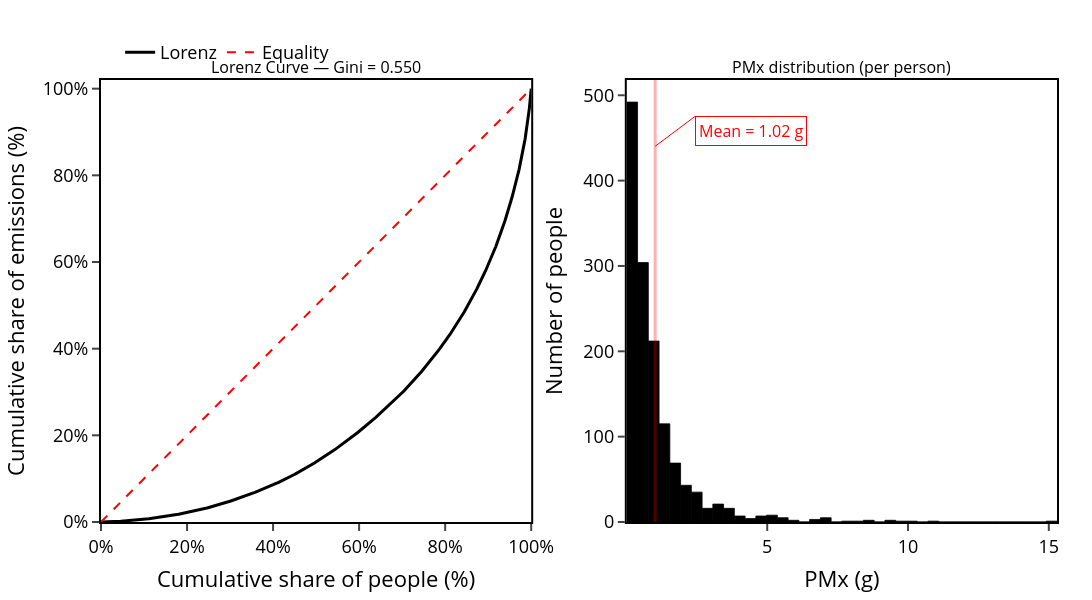

Notebook code cell kept with this figure:
### Code cell
stats = plot_lorenz_and_distribution_svg(
    csv_path="outputs_emissions_car_only/emissions_by_person_carpool_adjusted.csv",
    output_svg="outputs_emissions_car_only/lorenz_distribution_PMx.svg",
    emission_col_candidates=("PMx_abs_allocated",),
    display_name="PMx",
    unit="g",
    convert_factor=1e-3,  # e.g., mg -> g
    bins=40,
    width=1200,
    height=600,
    show=True,
    quiet_export=True,
)

print(stats)

### Figure 1 — Plotly figure (JSON) as saved in the notebook; plotly's stock layout.template omitted (floating-point values rounded to 4 significant figures; data arrays with more than 128 entries replaced by an {"elided": "..."} marker saying what was removed)
{"data": [{"line": {"color": "black", "width": 3}, "mode": "lines", "name": "Lorenz", "type": "scatter", "x": {"elided": "1375 float values"}, "xaxis": "x", "y": {"elided": "1375 float values"}, "yaxis": "y"}, {"line": {"color": "red", "dash": "dash", "width": 2}, "mode": "lines", "name": "Equality", "type": "scatter", "x": [0, 100], "xaxis": "x", "y": [0, 100], "yaxis": "y"}, {"hovertemplate": "PMx: %{x:.4g} g<br>People: %{y}<extra></extra>", "marker": {"color": "black", "line": {"color": "black", "width": 0.8}}, "showlegend": false, "type": "bar", "width": [0.3819, 0.3819, 0.3819, 0.3819, 0.3819, 0.3819, 0.3819, 0.3819, 0.3819, 0.3819, 0.3819, 0.3819, 0.3819, 0.3819, 0.3819, 0.3819, 0.3819, 0.3819, 0.3819, 0.3819, 0.3819, 0.3819, 0.3819, 0.3819, 0.3819, 0.3819, 0.3819, 0.3819, 0.3819, 0.3819, 0.3819, 0.3819, 0.3819, 0.3819, 0.3819, 0.3819, 0.3819, 0.3819, 0.3819, 0.3819], "x": [0.2043, 0.5863, 0.9682, 1.35, 1.732, 2.114, 2.496, 2.878, 3.26, 3.642, 4.024, 4.406, 4.788, 5.17, 5.551, 5.933, 6.315, 6.697, 7.079, 7.461, 7.843, 8.225, 8.607, 8.989, 9.371, 9.753, 10.13, 10.52, 10.9, 11.28, 11.66, 12.04, 12.43, 12.81, 13.19, 13.57, 13.95, 14.34, 14.72, 15.1], "xaxis": "x2", "y": [492, 304, 212, 115, 69, 43, 35, 16, 21, 16, 7, 4, 7, 8, 5, 2, 0, 3, 5, 0, 1, 1, 2, 0, 2, 1, 1, 0, 1, 0, 0, 0, 0, 0, 0, 0, 0, 0, 0, 1], "yaxis": "y2"}], "layout": {"annotations": [{"font": {"size": 16}, "showarrow": false, "text": "Lorenz Curve — Gini = 0.550", "x": 0.225, "xanchor": "center", "xref": "paper", "y": 1, "yanchor": "bottom", "yref": "paper"}, {"font": {"size": 16}, "showarrow": false, "text": "PMx distribution (per person)", "x": 0.775, "xanchor": "center", "xref": "paper", "y": 1, "yanchor": "bottom", "yref": "paper"}, {"arrowhead": 0, "ax": 40, "ay": -30, "bgcolor": "white", "bordercolor": "red", "borderpad": 3, "borderwidth": 1, "font": {"color": "red", "size": 16}, "showarrow": true, "text": "Mean = 1.02 g", "x": 1.02, "xanchor": "left", "xref": "x2", "y": 0.85, "yanchor": "top", "yref": "paper"}], "font": {"color": "black", "size": 18}, "height": 600, "legend": {"orientation": "h", "x": 0.02, "xanchor": "left", "y": 1.02, "yanchor": "bottom"}, "margin": {"b": 70, "l": 70, "r": 25, "t": 80}, "shapes": [{"line": {"color": "red", "width": 3}, "type": "line", "x0": 1.02, "x1": 1.02, "xref": "x2", "y0": 0, "y1": 1, "yref": "y2 domain"}], "width": 1200, "xaxis": {"anchor": "y", "domain": [0, 0.45], "linecolor": "black", "linewidth": 2, "mirror": true, "range": [0, 100], "showline": true, "ticklen": 7, "ticks": "outside", "ticksuffix": "%", "tickwidth": 2, "title": {"text": "Cumulative share of people (%)"}, "zeroline": false}, "xaxis2": {"anchor": "y2", "domain": [0.55, 1], "linecolor": "black", "linewidth": 2, "mirror": true, "showline": true, "ticklen": 7, "ticks": "outside", "tickwidth": 2, "title": {"text": "PMx (g)"}, "zeroline": false}, "yaxis": {"anchor": "x", "domain": [0, 1], "linecolor": "black", "linewidth": 2, "mirror": true, "range": [0, 102], "showline": true, "ticklen": 7, "ticks": "outside", "ticksuffix": "%", "tickwidth": 2, "title": {"text": "Cumulative share of emissions (%)"}, "zeroline": false}, "yaxis2": {"anchor": "x2", "domain": [0, 1], "linecolor": "black", "linewidth": 2, "mirror": true, "showline": true, "ticklen": 7, "ticks": "outside", "tickwidth": 2, "title": {"text": "Number of people"}, "zeroline": false}}}
